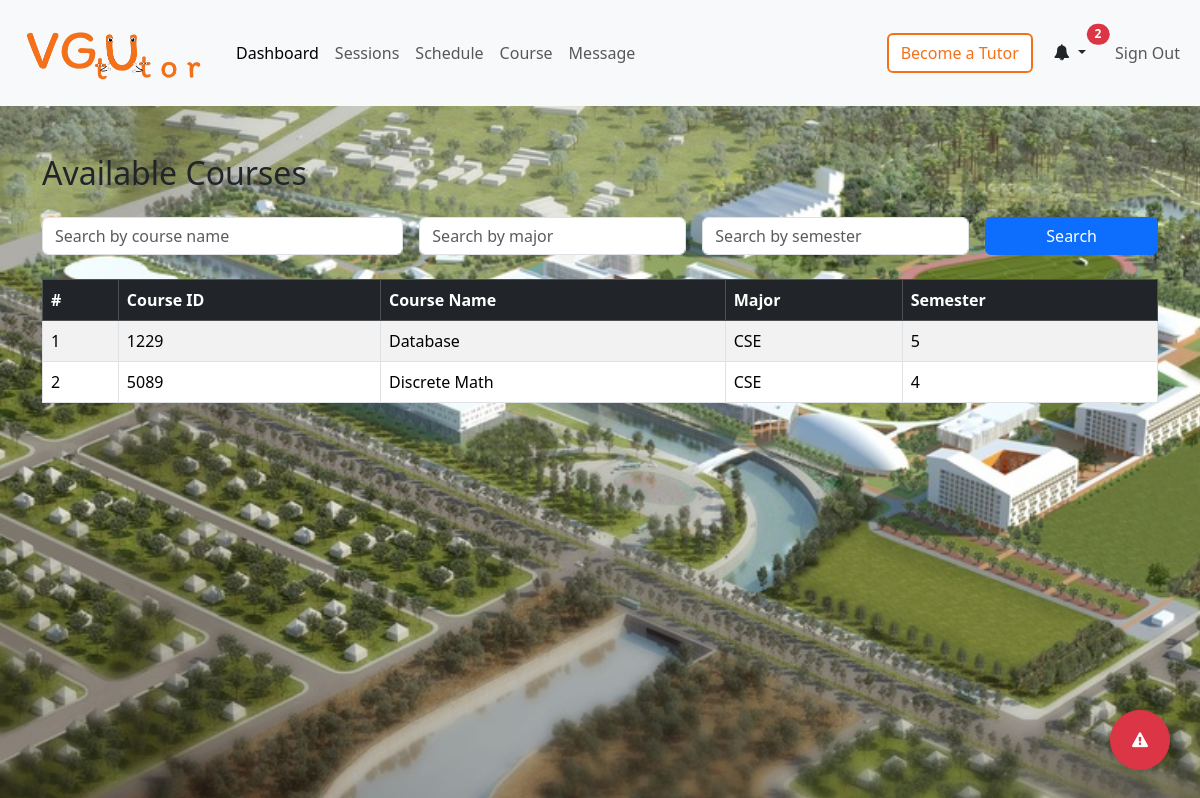
The page /student/course_process/courseSelection.php (signed in) on the database its author committed.
### tables this page shows
CREATE TABLE `course` (
  `courseid` int(11) NOT NULL,
  `course_name` varchar(50) DEFAULT NULL,
  `major` varchar(3) DEFAULT NULL,
  `semester` int(11) DEFAULT NULL,
  `cond` varchar(1000) DEFAULT NULL
);

### student/data/courseSelection.php (called while the page is built, shortened)
<?php
function searchCourse($conn, $search_name = '', $search_major = '', $search_semester = '') {
    $sql = "SELECT courseid, course_name, major, semester FROM course WHERE 1";
    $params = [];
    $stmt = $conn->prepare($sql);
    $stmt->execute($params);
    return $stmt->fetchAll(PDO::FETCH_ASSOC);
}
?>

### student/course_process/courseSelection.php (the view, shortened to what this page needs)
<?php
if (isset($_SESSION['studentid']) && isset($_SESSION['role'])) {
    if ($_SESSION['role'] == 'Student') {
        include "../../DB_connection.php";
        include "../data/courseSelection.php";
        $search_name = isset($_GET['search_name']) ? trim($_GET['search_name']) : '';
        $search_major = isset($_GET['search_major']) ? trim($_GET['search_major']) : '';
        $search_semester = isset($_GET['search_semester']) ? trim($_GET['search_semester']) : '';
        $courses = searchCourse($conn, $search_name, $search_major, $search_semester);
?>
<!DOCTYPE html>
<html lang="en">
<head>
    <link rel="stylesheet" href="https://cdn.jsdelivr.net/npm/bootstrap@5.3.6/dist/css/bootstrap.min.css">
    <link rel="stylesheet" href="https://cdnjs.cloudflare.com/ajax/libs/font-awesome/4.7.0/css/font-awesome.min.css">
    <link rel="stylesheet" href="../../css/style.css">
</head>
<body class="body-home">
    <?php include "../inc/navbar.php"; ?>
    <div class="container mt-5">
        <h2 class="mb-4">Available Courses</h2>
        <form class="row g-3 mb-4" method="get" action="">
            <div class="col-md-4">
                <input type="text" name="search_name" class="form-control" placeholder="Search by course name" value="<?= htmlspecialchars($search_name) ?>">
            </div>
            <div class="col-md-3">
                <input type="text" name="search_major" class="form-control" placeholder="Search by major" value="<?= htmlspecialchars($search_major) ?>">
            </div>
            <div class="col-md-3">
                <input type="number" name="search_semester" class="form-control" placeholder="Search by semester" value="<?= htmlspecialchars($search_semester) ?>">
            </div>
            <div class="col-md-2">
                <button type="submit" class="btn btn-primary w-100">Search</button>
            </div>
        </form>
        <div class="table-responsive">
            <table class="table table-bordered table-striped align-middle">
                <thead class="table-dark">
                    <tr>
                        <th>#</th>
                        <th>Course ID</th>
                        <th>Course Name</th>
                        <th>Major</th>
                        <th>Semester</th>
                    </tr>
                </thead>
                <tbody>
                <?php if (count($courses) > 0): ?>
                    <?php foreach ($courses as $i => $course): ?>
                        <tr style="cursor:pointer;" onclick="window.location='tutorSelection.php?courseid=<?= urlencode($course['courseid']) ?>'">
                            <td><?= $i + 1 ?></td>
                            <td><?= htmlspecialchars($course['courseid'] ?? '') ?></td>
                            <td><?= htmlspecialchars($course['course_name'] ?? '') ?></td>
                            <td><?= htmlspecialchars($course['major'] ?? '') ?></td>
                            <td><?= htmlspecialchars($course['semester'] ?? '') ?></td>
                        </tr>
                    <?php endforeach; ?>
                <?php else: ?>
                    <tr>
                        <td colspan="5" class="text-center">No courses found.</td>
                    </tr>
                <?php endif; ?>
                </tbody>
            </table>
        </div>
    </div>
</body>
</html>
<?php
    } else {
        $em = "You are not authorized to access this page.";
        header("Location: ../login.php?error=$em");
        exit;
    }
} else {
    $em = "You are not logged in.";
    header("Location: ../login.php?error=$em");
    exit;
}
?>

### css/style.css (style rules this page uses)
.body-home, .body-login { background: url(../img/NewCampus.jpg); background-size: cover; background-attachment: fixed; }

### rows shown on the page
course: courseid "1229", course_name "Database", major "CSE", semester "5"
course: courseid "5089", course_name "Discrete Math", major "CSE", semester "4"

### other values the page prints
count($notifications) "2"
